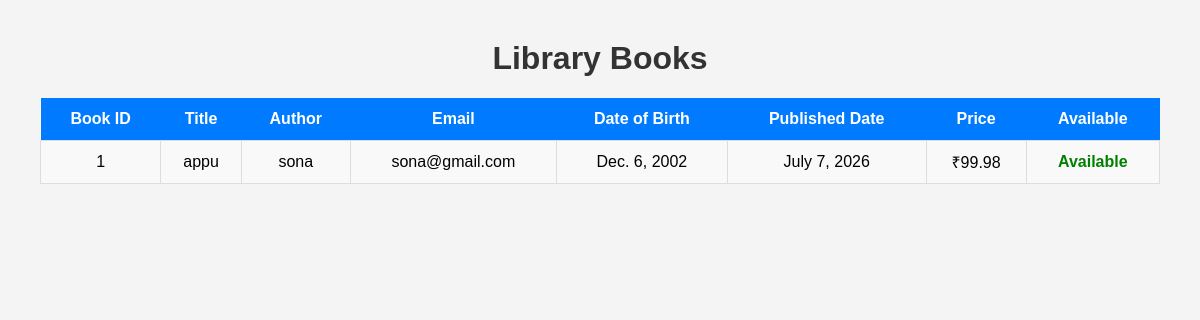
Before: / with the older database file.
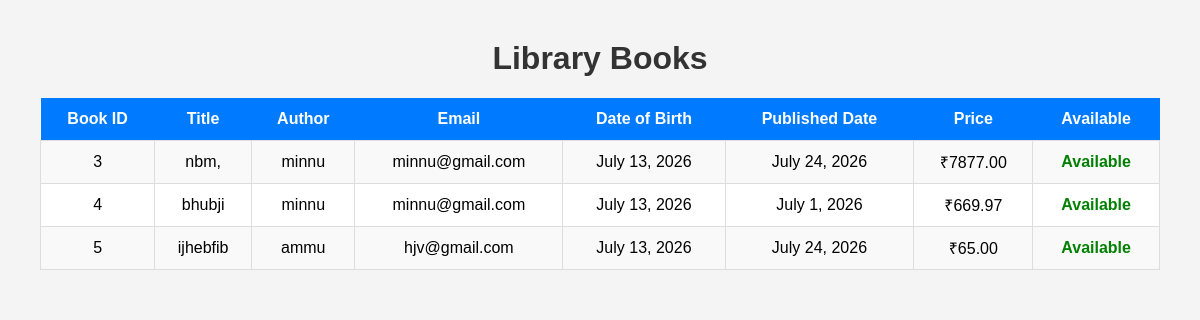
After: the same page with the newer database file.
### newapp/models.py (models this page shows, shortened)
class Book(models.Model):
    title=models.CharField(max_length=200)
    author=models.ForeignKey(Author,on_delete=models.CASCADE)
    published_date=models.DateField((""), auto_now=True, auto_now_add=False)
    price=models.DecimalField(max_digits=6,decimal_places=2)
    available=models.BooleanField(default=True)

class Author(models.Model):
    name=models.CharField(max_length=100)
    email=models.EmailField(unique=True)
    date_of_birth=models.DateField()

### newapp/views.py (the view)
# urls.py: path('', views.book_list, name='book_list'),
def book_list(request):
    books = Book.objects.select_related('author').all()
    return render(request, 'books.html', {'books': books})

### newapp/templates/books.html (shortened to what this page needs)
<!DOCTYPE html>
<html>
<head>
</head>
<body>
<h1>Library Books</h1>
<table>
    <tr>
        <th>Book ID</th>
        <th>Title</th>
        <th>Author</th>
        <th>Email</th>
        <th>Date of Birth</th>
        <th>Published Date</th>
        <th>Price</th>
        <th>Available</th>
    </tr>
    {% for book in books %}
    <tr>
        <td>{{ book.id }}</td>
        <td>{{ book.title }}</td>
        <td>{{ book.author.name }}</td>
        <td>{{ book.author.email }}</td>
        <td>{{ book.author.date_of_birth }}</td>
        <td>{{ book.published_date }}</td>
        <td>₹{{ book.price }}</td>
        <td>
            {% if book.available %}
                <span class="yes">Available</span>
            {% else %}
                <span class="no">Not Available</span>
            {% endif %}
        </td>
    </tr>
    {% empty %}
    <tr>
        <td colspan="8">No books found.</td>
    </tr>
    {% endfor %}
</table>
</body>
</html>

### newapp/templates/books.html (style rules this page uses)
body { font-family: Arial, sans-serif; background:#f4f4f4; margin:40px; }
h1 { text-align:center; color:#333; }
table { width:100%; border-collapse:collapse; background:white; margin-top:20px; }
th { background:#007BFF; color:white; padding:12px; }
td { padding:10px; border:1px solid #ddd; text-align:center; }
tr:nth-child(even) { background:#f9f9f9; }
.yes { color:green; font-weight:bold; }

Changed rows visible on the page:
removed Book: id "1", title "appu", author.name "sona", author.email "sona@gmail.com", author.date_of_birth "Dec. 6, 2002", published_date "July 7, 2026", price "99.98", available "Available"
added Book: id "3", title "nbm,", author.name "minnu", author.email "minnu@gmail.com", author.date_of_birth "July 13, 2026", published_date "July 24, 2026", price "7877.00", available "Available"
added Book: id "4", title "bhubji", author.name "minnu", author.email "minnu@gmail.com", author.date_of_birth "July 13, 2026", published_date "July 1, 2026", price "669.97", available "Available"
added Book: id "5", title "ijhebfib", author.name "ammu", author.email "hjv@gmail.com", author.date_of_birth "July 13, 2026", published_date "July 24, 2026", price "65.00", available "Available"
